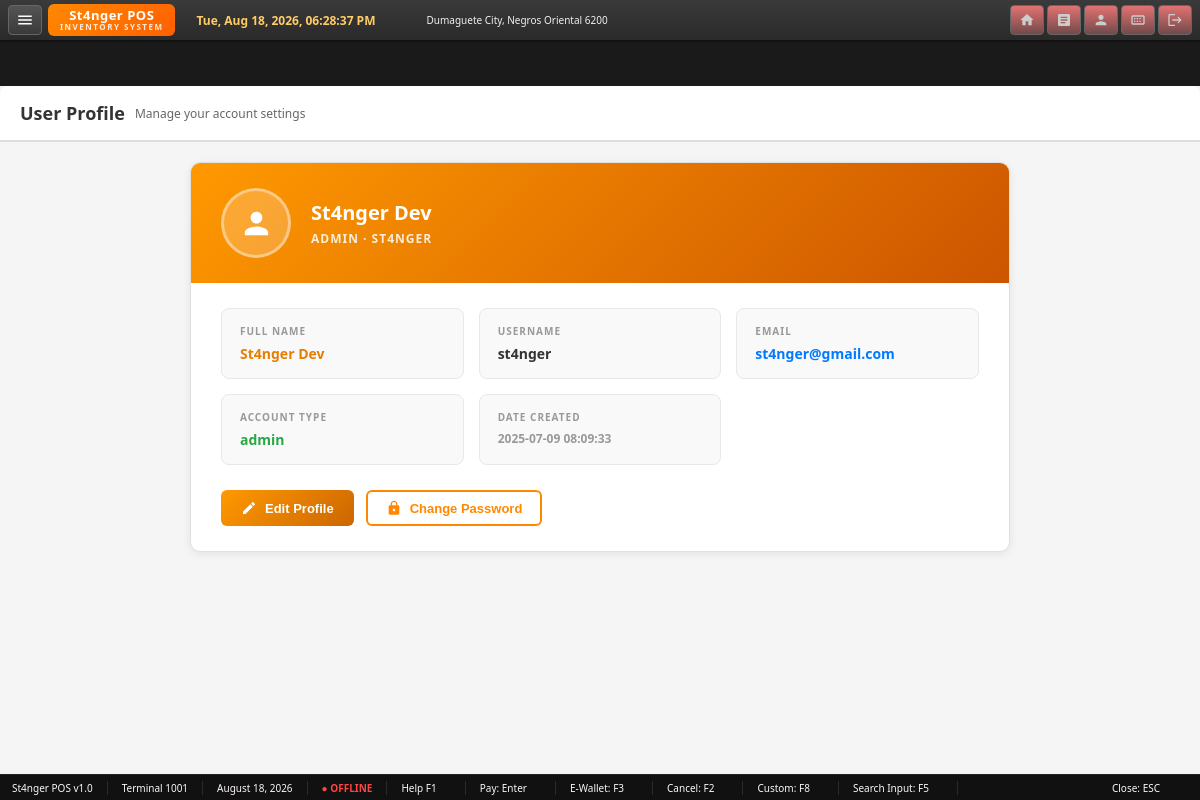
/profile/prof.php (signed in), run on the app's committed database.
### tables this page shows
CREATE TABLE `new_user` (
  `id` int(11) NOT NULL,
  `username` varchar(50) NOT NULL,
  `fullname` varchar(100) NOT NULL,
  `type` varchar(100) NOT NULL,
  `email` varchar(100) NOT NULL,
  `password` varchar(255) NOT NULL,
  `created_at` timestamp NOT NULL DEFAULT current_timestamp()
);

### profile/prof.php (the view, shortened to what this page needs)
<?php
require_once __DIR__ . '/../include/header.php';
$username = $_SESSION['username'];
$stmt = $conn->prepare("SELECT * FROM new_user WHERE username=?");
$stmt->bind_param("s", $username); $stmt->execute();
$user = $stmt->get_result()->fetch_assoc(); $stmt->close();
?>
<div class="main-content" id="mainContent">
  <div class="page-header">
    <h2>User Profile</h2>
    <span class="header-subtitle">Manage your account settings</span>
  </div>
  <div class="profile-wrap">
    <div class="profile-card">
      <div class="profile-card-header">
        <div class="avatar">
          <svg viewBox="0 0 24 24"><path d="M12 12c2.21 0 4-1.79 4-4s-1.79-4-4-4-4 1.79-4 4 1.79 4 4 4zm0 2c-2.67 0-8 1.34-8 4v2h16v-2c0-2.66-5.33-4-8-4z"/></svg>
        </div>
        <div class="pch-info">
          <h2><?= htmlspecialchars($user['fullname']) ?></h2>
          <p><?= htmlspecialchars($user['type'] ?? 'Staff') ?> · <?= htmlspecialchars($user['username']) ?></p>
        </div>
      </div>
      <div class="profile-card-body">
        <div class="info-grid">
          <div class="info-tile">
            <div class="it-label">Full Name</div>
            <div class="it-val orange"><?= htmlspecialchars($user['fullname']) ?></div>
          </div>
          <div class="info-tile">
            <div class="it-label">Username</div>
            <div class="it-val"><?= htmlspecialchars($user['username']) ?></div>
          </div>
          <div class="info-tile">
            <div class="it-label">Email</div>
            <div class="it-val blue"><?= htmlspecialchars($user['email']) ?></div>
          </div>
          <div class="info-tile">
            <div class="it-label">Account Type</div>
            <div class="it-val green"><?= htmlspecialchars($user['type'] ?? '—') ?></div>
          </div>
          <div class="info-tile">
            <div class="it-label">Date Created</div>
            <div class="it-val" style="color:#999;font-size:12px;"><?= htmlspecialchars($user['created_at']) ?></div>
          </div>
        </div>
        <div class="action-row">
          <button class="btn btn-orange" onclick="openModal('editModal')">
            <svg viewBox="0 0 24 24"><path d="M3 17.25V21h3.75L17.81 9.94l-3.75-3.75L3 17.25zM20.71 7.04c.39-.39.39-1.02 0-1.41l-2.34-2.34c-.39-.39-1.02-.39-1.41 0l-1.83 1.83 3.75 3.75 1.83-1.83z"/></svg>
            Edit Profile
          </button>
          <button class="btn-outline" onclick="openModal('pwModal')">
            <svg viewBox="0 0 24 24"><path d="M18 8h-1V6c0-2.76-2.24-5-5-5S7 3.24 7 6v2H6c-1.1 0-2 .9-2 2v10c0 1.1.9 2 2 2h12c1.1 0 2-.9 2-2V10c0-1.1-.9-2-2-2zm-6 9c-1.1 0-2-.9-2-2s.9-2 2-2 2 .9 2 2-.9 2-2 2zm3.1-9H8.9V6c0-1.71 1.39-3.1 3.1-3.1 1.71 0 3.1 1.39 3.1 3.1v2z"/></svg>
            Change Password
          </button>
        </div>
      </div>
    </div>
  </div>
</div>
<?php require_once __DIR__ . '/../include/footer.php'; ?>

### include/header.php (style rules this page uses)
* { box-sizing: border-box; margin: 0; padding: 0; }
body { font-family: 'Segoe UI', Tahoma, Geneva, Verdana, sans-serif; font-size: 13px; background: #1a1a1a; color: #f0f0f0; height: 100vh; display: flex; flex-direction: column; overflow: hidden; user-select: none; }

### profile/prof.php (style rules this page uses)
.main-content { margin-top: 44px; padding: 20px 16px; flex: 1; background: #f5f5f5; }
.page-header { display: flex; align-items: center; gap: 10px; margin-bottom: 20px; padding-bottom: 15px; border-bottom: 2px solid #ddd; background: white; padding: 15px 20px; border-radius: 8px 8px 0 0; margin: -20px -16px 20px -16px; }
.page-header h2 { font-size: 18px; font-weight: 800; color: #333; }
.page-header .header-subtitle { color: #666; font-size: 12px; }
.profile-wrap { max-width: 820px; margin: 0 auto; display: flex; flex-direction: column; gap: 16px; }
.profile-card { background: white; border: 1px solid #e0e0e0; border-radius: 10px; overflow: hidden; box-shadow: 0 2px 8px rgba(0,0,0,0.08); }
.profile-card-header { background: linear-gradient(135deg, #ff9900, #cc5500); padding: 25px 30px; display: flex; align-items: center; gap: 20px; }
.avatar { width: 70px; height: 70px; border-radius: 50%; background: rgba(255,255,255,0.2); display: flex; align-items: center; justify-content: center; flex-shrink: 0; border: 3px solid rgba(255,255,255,0.4); }
.avatar svg { width: 35px; height: 35px; fill: white; }
.profile-card-header .pch-info h2 { font-size: 20px; font-weight: 800; color: white; margin-bottom: 4px; }
.profile-card-header .pch-info p { font-size: 12px; color: rgba(255,255,255,0.85); font-weight: 600; text-transform: uppercase; letter-spacing: 1px; }
.profile-card-body { padding: 25px 30px; }
.info-grid { display: grid; grid-template-columns: repeat(auto-fill, minmax(200px, 1fr)); gap: 15px; margin-bottom: 25px; }
.info-tile { background: #f9f9f9; border: 1px solid #e8e8e8; border-radius: 8px; padding: 15px 18px; transition: all 0.15s; }
.info-tile .it-label { font-size: 10px; color: #999; text-transform: uppercase; letter-spacing: 1px; margin-bottom: 6px; font-weight: 700; }
.info-tile .it-val { font-size: 14px; font-weight: 700; color: #333; overflow: hidden; text-overflow: ellipsis; white-space: nowrap; }
.it-val.orange { color: #e67e00; }
.it-val.green { color: #28a745; }
.it-val.blue { color: #007bff; }
.action-row { display: flex; gap: 12px; flex-wrap: wrap; }
.btn { padding: 10px 20px; border: none; border-radius: 6px; font-size: 13px; font-weight: 700; cursor: pointer; display: inline-flex; align-items: center; gap: 8px; text-decoration: none; transition: all 0.15s; white-space: nowrap; }
.btn svg { width: 16px; height: 16px; fill: currentColor; }
.btn-orange { background: linear-gradient(135deg, #ff9900, #cc6600); color: white; }
.btn-outline { background: white; color: #ff8800; border: 2px solid #ff8800; border-radius: 6px; padding: 8px 18px; font-size: 13px; font-weight: 700; cursor: pointer; display: inline-flex; align-items: center; gap: 8px; transition: all 0.15s; }
.btn-outline svg { width: 16px; height: 16px; fill: currentColor; }

### data on the page
new_user: fullname "St4nger Dev", type "ADMIN", username "ST4NGER", username "st4nger", email "st4nger@gmail.com", type "admin", created_at "2025-07-09 08:09:33"

### other printed values
$businessName "St4nger POS"
$businessSubtitle "INVENTORY SYSTEM"
$businessAddress "Dumaguete City, Negros Oriental 6200"
